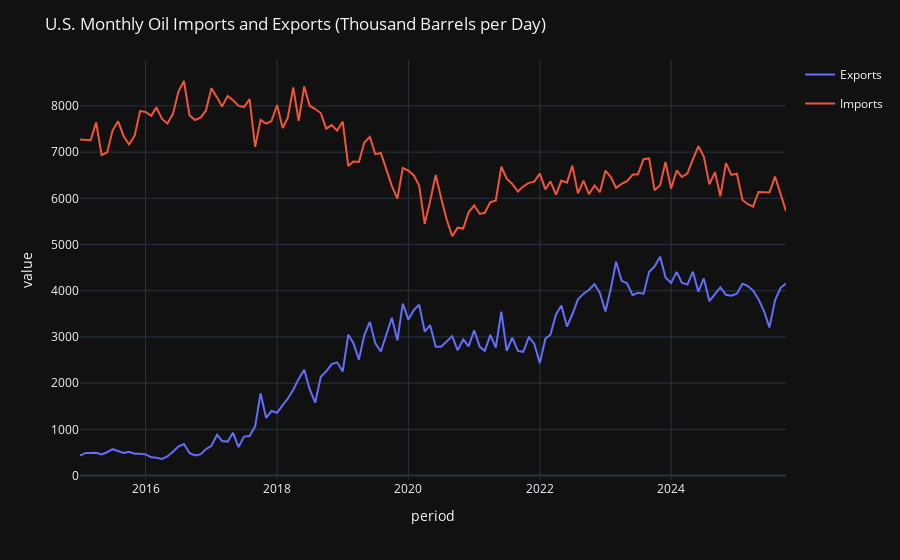

Write notebook code for a chart like this one.
### Code cell
fig = df_imp_exp.groupby([df_imp_exp.index.strftime('%Y-%m')]).mean().plot()
fig.update_layout(title='U.S. Monthly Oil Imports and Exports (Thousand Barrels per Day)',
                  legend=None)

### Figure 1 — Plotly figure (JSON) as saved in the notebook; plotly's stock layout.template omitted (floating-point values rounded to 4 significant figures; data arrays with more than 128 entries replaced by an {"elided": "..."} marker saying what was removed)
{"data": [{"hovertemplate": "process-name=Exports<br>period=%{x}<br>value=%{y}<extra></extra>", "legendgroup": "Exports", "line": {"color": "#636efa", "dash": "solid"}, "marker": {"symbol": "circle"}, "mode": "lines", "name": "Exports", "orientation": "v", "showlegend": true, "type": "scatter", "x": {"elided": "130 str values"}, "xaxis": "x", "y": {"elided": "130 float values"}, "yaxis": "y"}, {"hovertemplate": "process-name=Imports<br>period=%{x}<br>value=%{y}<extra></extra>", "legendgroup": "Imports", "line": {"color": "#EF553B", "dash": "solid"}, "marker": {"symbol": "circle"}, "mode": "lines", "name": "Imports", "orientation": "v", "showlegend": true, "type": "scatter", "x": {"elided": "130 str values"}, "xaxis": "x", "y": {"elided": "130 float values"}, "yaxis": "y"}], "layout": {"legend": {}, "margin": {"t": 60}, "title": {"text": "U.S. Monthly Oil Imports and Exports (Thousand Barrels per Day)"}, "xaxis": {"anchor": "y", "domain": [0, 1], "title": {"text": "period"}}, "yaxis": {"anchor": "x", "domain": [0, 1], "title": {"text": "value"}}}}
